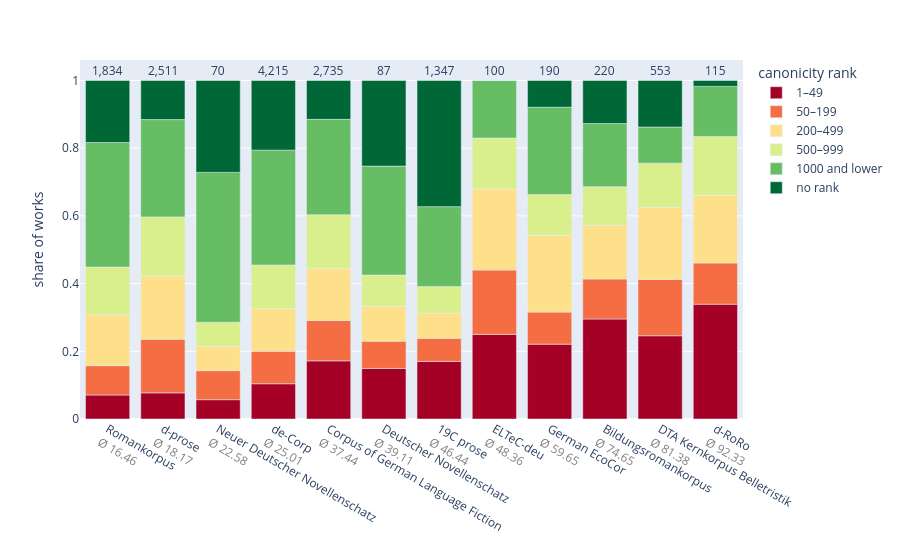

The notebook cell saved with this chart:
### Code cell
rank_cols = [
    '1–49', '50–199', '200–499',
    '500–999', '1000 and lower', 'no rank'
]

df_plot = (
    overview_df
    .query("corpus!='01_translated-fiction' and corpus!='03_de-corp-non-fiction' and corpus != '12_diskoclassics'")
    .sort_values(by='mean_canonicity_score')
)

df_plot['corpus'] = df_plot['corpus'].replace({
    '01_german-fiction' : 'Corpus of German Language Fiction',
    '03_de-corp' : 'de-Corp',
    '04_d-prose' : 'd-prose',
    '05_ELTeC-deu' : 'ELTeC-deu',
    '06_romane-der-romantik' : 'd-RoRo',
    '07_bildungsromane' : 'Bildungsromankorpus',
    '08_roko' : 'Romankorpus',
    '09_ecocor' : 'German EcoCor',
    '10_19C-prose' : '19C prose',
    '11_dta-belletristik' : 'DTA Kernkorpus Belletristik',
    '12_diskoclassics' : 'Disko Classics',
    '13_deutscher-novellenschatz' : 'Deutscher Novellenschatz',
    '14_neuer-deutscher-novellenschatz' : 'Neuer Deutscher Novellenschatz'
})

# (a) red -> green, one color per segment
colors = px.colors.sample_colorscale('RdYlGn', [i / (len(rank_cols) - 1) for i in range(len(rank_cols))])

fig = px.bar(
    df_plot,
    x='corpus',
    y=rank_cols,
    color_discrete_sequence=colors,
)

# (b) n_work above each stacked bar
totals = df_plot[rank_cols].sum(axis=1)
for corpus, total, n in zip(df_plot['corpus'], totals, df_plot['n_work']):
    fig.add_annotation(
        x=corpus, y=total,
        text=f"{n:,}",
        showarrow=False,
        yshift=10,
    )

# (c) mean canonicity score under each bar, as a second line of the tick label
fig.update_xaxes(
    tickmode='array',
    tickvals=df_plot['corpus'],
    ticktext=[
        f"{c}<br><span style='color:grey'>Ø {s:.2f}</span>"
        for c, s in zip(df_plot['corpus'], df_plot['mean_canonicity_score'])
    ],
)

fig.update_layout(
    margin=dict(t=60),
    yaxis_title='share of works',
    xaxis_title=None,
    legend_title='canonicity rank'
)
fig.show()

### Figure 1 — Plotly figure (JSON) as saved in the notebook; plotly's stock layout.template omitted (floating-point values rounded to 4 significant figures)
{"data": [{"hovertemplate": "variable=1–49<br>corpus=%{x}<br>value=%{y}<extra></extra>", "legendgroup": "1–49", "marker": {"color": "rgb(165, 0, 38)", "pattern": {"shape": ""}}, "name": "1–49", "orientation": "v", "showlegend": true, "textposition": "auto", "type": "bar", "x": ["Romankorpus", "d-prose", "Neuer Deutscher Novellenschatz", "de-Corp", "Corpus of German Language Fiction", "Deutscher Novellenschatz", "19C prose", "ELTeC-deu", "German EcoCor", "Bildungsromankorpus", "DTA Kernkorpus Belletristik", "d-RoRo"], "xaxis": "x", "y": [0.07088, 0.07726, 0.05714, 0.1042, 0.1718, 0.1494, 0.17, 0.25, 0.2211, 0.2955, 0.2459, 0.3391], "yaxis": "y"}, {"hovertemplate": "variable=50–199<br>corpus=%{x}<br>value=%{y}<extra></extra>", "legendgroup": "50–199", "marker": {"color": "rgb(244, 109, 67)", "pattern": {"shape": ""}}, "name": "50–199", "orientation": "v", "showlegend": true, "textposition": "auto", "type": "bar", "x": ["Romankorpus", "d-prose", "Neuer Deutscher Novellenschatz", "de-Corp", "Corpus of German Language Fiction", "Deutscher Novellenschatz", "19C prose", "ELTeC-deu", "German EcoCor", "Bildungsromankorpus", "DTA Kernkorpus Belletristik", "d-RoRo"], "xaxis": "x", "y": [0.0867, 0.1581, 0.08571, 0.09585, 0.1192, 0.08046, 0.0683, 0.19, 0.09474, 0.1182, 0.1664, 0.1217], "yaxis": "y"}, {"hovertemplate": "variable=200–499<br>corpus=%{x}<br>value=%{y}<extra></extra>", "legendgroup": "200–499", "marker": {"color": "rgb(254, 224, 139)", "pattern": {"shape": ""}}, "name": "200–499", "orientation": "v", "showlegend": true, "textposition": "auto", "type": "bar", "x": ["Romankorpus", "d-prose", "Neuer Deutscher Novellenschatz", "de-Corp", "Corpus of German Language Fiction", "Deutscher Novellenschatz", "19C prose", "ELTeC-deu", "German EcoCor", "Bildungsromankorpus", "DTA Kernkorpus Belletristik", "d-RoRo"], "xaxis": "x", "y": [0.1494, 0.1876, 0.07143, 0.1262, 0.1539, 0.1034, 0.07424, 0.24, 0.2263, 0.1591, 0.2134, 0.2], "yaxis": "y"}, {"hovertemplate": "variable=500–999<br>corpus=%{x}<br>value=%{y}<extra></extra>", "legendgroup": "500–999", "marker": {"color": "rgb(217, 239, 139)", "pattern": {"shape": ""}}, "name": "500–999", "orientation": "v", "showlegend": true, "textposition": "auto", "type": "bar", "x": ["Romankorpus", "d-prose", "Neuer Deutscher Novellenschatz", "de-Corp", "Corpus of German Language Fiction", "Deutscher Novellenschatz", "19C prose", "ELTeC-deu", "German EcoCor", "Bildungsromankorpus", "DTA Kernkorpus Belletristik", "d-RoRo"], "xaxis": "x", "y": [0.1418, 0.174, 0.07143, 0.1288, 0.1587, 0.09195, 0.07869, 0.15, 0.1211, 0.1136, 0.1302, 0.1739], "yaxis": "y"}, {"hovertemplate": "variable=1000 and lower<br>corpus=%{x}<br>value=%{y}<extra></extra>", "legendgroup": "1000 and lower", "marker": {"color": "rgb(102, 189, 99)", "pattern": {"shape": ""}}, "name": "1000 and lower", "orientation": "v", "showlegend": true, "textposition": "auto", "type": "bar", "x": ["Romankorpus", "d-prose", "Neuer Deutscher Novellenschatz", "de-Corp", "Corpus of German Language Fiction", "Deutscher Novellenschatz", "19C prose", "ELTeC-deu", "German EcoCor", "Bildungsromankorpus", "DTA Kernkorpus Belletristik", "d-RoRo"], "xaxis": "x", "y": [0.368, 0.2875, 0.4429, 0.3393, 0.2815, 0.3218, 0.2361, 0.17, 0.2579, 0.1864, 0.1067, 0.1478], "yaxis": "y"}, {"hovertemplate": "variable=no rank<br>corpus=%{x}<br>value=%{y}<extra></extra>", "legendgroup": "no rank", "marker": {"color": "rgb(0, 104, 55)", "pattern": {"shape": ""}}, "name": "no rank", "orientation": "v", "showlegend": true, "textposition": "auto", "type": "bar", "x": ["Romankorpus", "d-prose", "Neuer Deutscher Novellenschatz", "de-Corp", "Corpus of German Language Fiction", "Deutscher Novellenschatz", "19C prose", "ELTeC-deu", "German EcoCor", "Bildungsromankorpus", "DTA Kernkorpus Belletristik", "d-RoRo"], "xaxis": "x", "y": [0.1832, 0.1155, 0.2714, 0.2057, 0.1148, 0.2529, 0.3727, 0.0, 0.07895, 0.1273, 0.1374, 0.01739], "yaxis": "y"}], "layout": {"annotations": [{"showarrow": false, "text": "1,834", "x": "Romankorpus", "y": 1.0, "yshift": 10}, {"showarrow": false, "text": "2,511", "x": "d-prose", "y": 1, "yshift": 10}, {"showarrow": false, "text": "70", "x": "Neuer Deutscher Novellenschatz", "y": 1, "yshift": 10}, {"showarrow": false, "text": "4,215", "x": "de-Corp", "y": 1, "yshift": 10}, {"showarrow": false, "text": "2,735", "x": "Corpus of German Language Fiction", "y": 1, "yshift": 10}, {"showarrow": false, "text": "87", "x": "Deutscher Novellenschatz", "y": 1, "yshift": 10}, {"showarrow": false, "text": "1,347", "x": "19C prose", "y": 1, "yshift": 10}, {"showarrow": false, "text": "100", "x": "ELTeC-deu", "y": 1, "yshift": 10}, {"showarrow": false, "text": "190", "x": "German EcoCor", "y": 1, "yshift": 10}, {"showarrow": false, "text": "220", "x": "Bildungsromankorpus", "y": 1, "yshift": 10}, {"showarrow": false, "text": "553", "x": "DTA Kernkorpus Belletristik", "y": 1, "yshift": 10}, {"showarrow": false, "text": "115", "x": "d-RoRo", "y": 1, "yshift": 10}], "barmode": "relative", "legend": {"title": {"text": "canonicity rank"}, "tracegroupgap": 0}, "margin": {"t": 60}, "xaxis": {"anchor": "y", "domain": [0, 1], "tickmode": "array", "ticktext": ["Romankorpus<br><span style='color:grey'>Ø 16.46</span>", "d-prose<br><span style='color:grey'>Ø 18.17</span>", "Neuer Deutscher Novellenschatz<br><span style='color:grey'>Ø 22.58</span>", "de-Corp<br><span style='color:grey'>Ø 25.01</span>", "Corpus of German Language Fiction<br><span style='color:grey'>Ø 37.44</span>", "Deutscher Novellenschatz<br><span style='color:grey'>Ø 39.11</span>", "19C prose<br><span style='color:grey'>Ø 46.44</span>", "ELTeC-deu<br><span style='color:grey'>Ø 48.36</span>", "German EcoCor<br><span style='color:grey'>Ø 59.65</span>", "Bildungsromankorpus<br><span style='color:grey'>Ø 74.65</span>", "DTA Kernkorpus Belletristik<br><span style='color:grey'>Ø 81.38</span>", "d-RoRo<br><span style='color:grey'>Ø 92.33</span>"], "tickvals": ["Romankorpus", "d-prose", "Neuer Deutscher Novellenschatz", "de-Corp", "Corpus of German Language Fiction", "Deutscher Novellenschatz", "19C prose", "ELTeC-deu", "German EcoCor", "Bildungsromankorpus", "DTA Kernkorpus Belletristik", "d-RoRo"], "title": {}}, "yaxis": {"anchor": "x", "domain": [0, 1], "title": {"text": "share of works"}}}}
